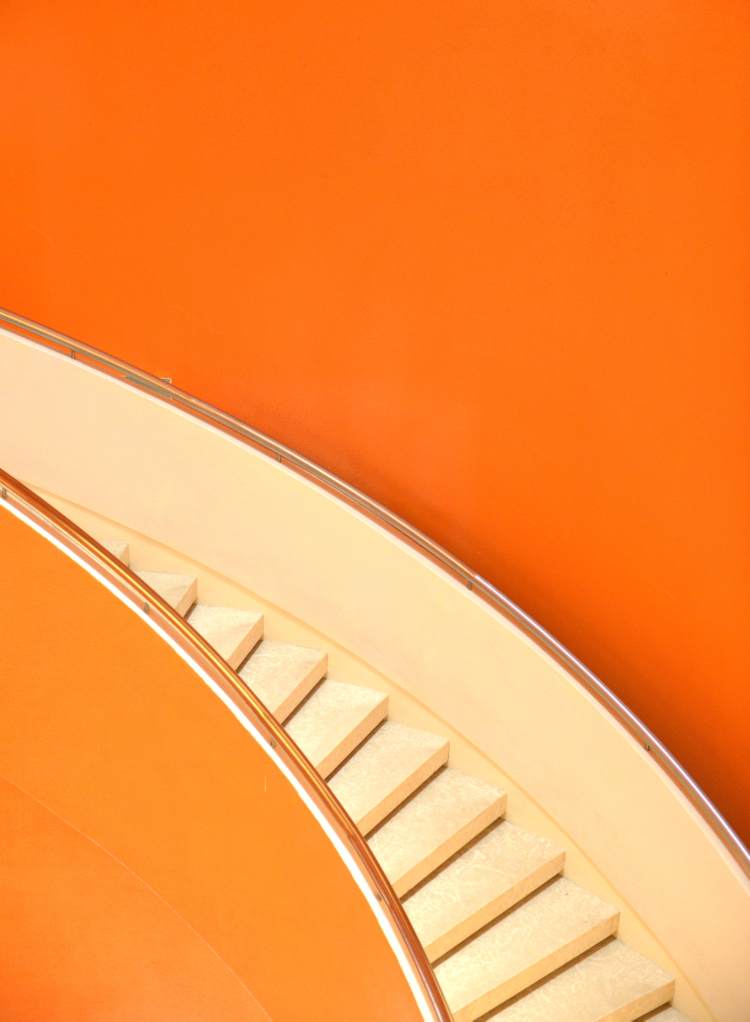
#> input picture photos/ambrose-chua-zxbNbuncq1g-unsplash.jpg, 3000 x 4085 px (shown at 1/4 size); its folder holds 4 pictures in this run
$ jupyter execute 'assignment picture.ipynb'
#> lines starting #> are read from the running program, lines starting #| are printed output that depends on the picture
[cell 1]
import numpy as np
import glob
from PIL import Image
import matplotlib.pylab as plt

[cell 2]
filelist= glob.glob('photos/*.jpg')
for file in filelist:
    image = Image.open(file)
#> image is the input picture: PIL image 3000x4085 RGB; mean R, G, B 250.3, 145.9, 65.7
    img = image.resize((200,200))
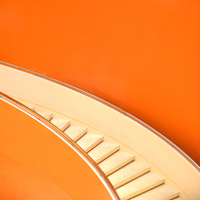
#> img: PIL image 200x200 RGB; mean R, G, B 250.2, 145.9, 65.6
#> pass 2 of the loop `for file in filelist:`:
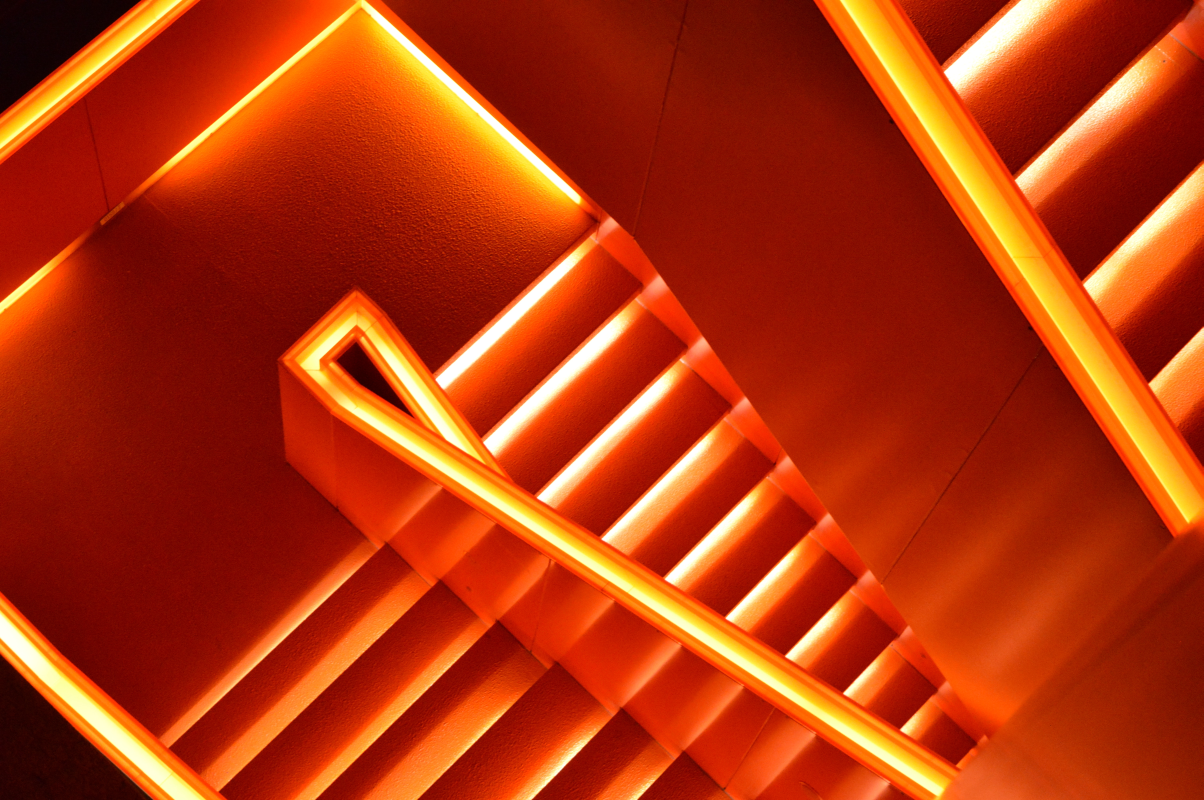
#> input picture photos/gabriel-izgi-cfQEO_1S0Rs-unsplash.jpg, 6016 x 4000 px (shown at 1/5 size)
#> image is the input picture: PIL image 6016x4000 RGB; mean R, G, B 177.6, 52.8, 14.5
#> `img = image.resize((200,200))`:
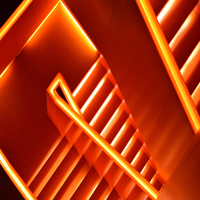
#> img: PIL image 200x200 RGB; mean R, G, B 177.5, 52.8, 14.4
#> pass 3 of the loop `for file in filelist:`:
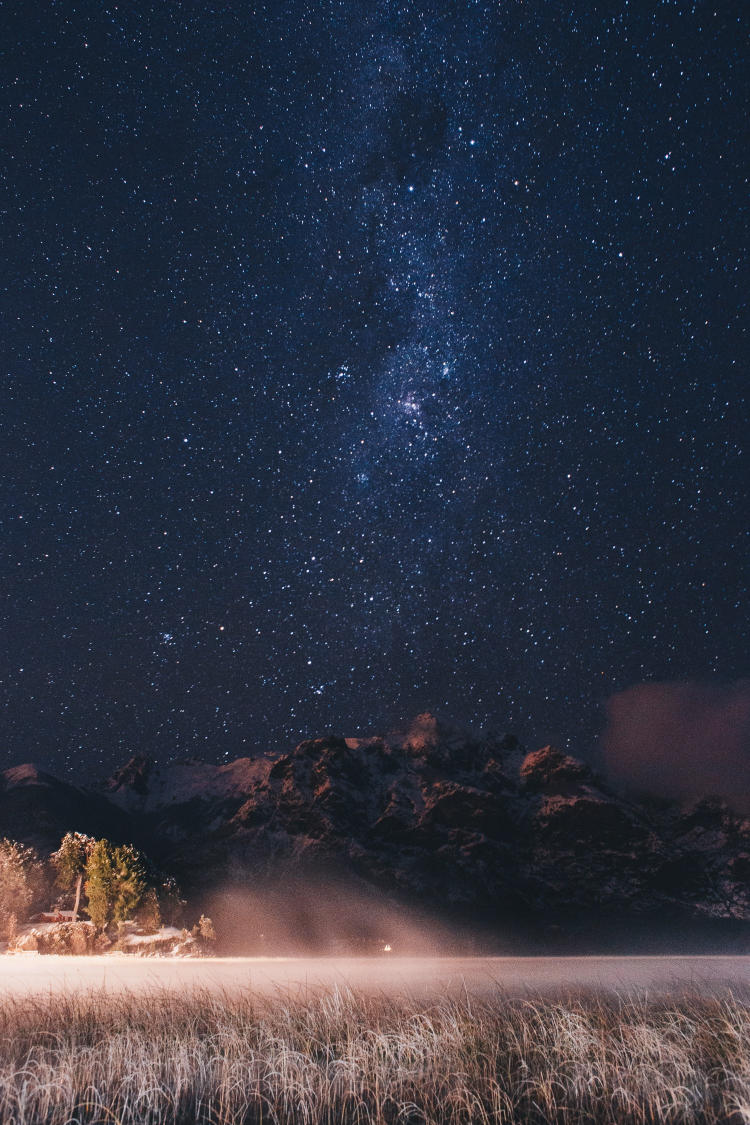
#> input picture photos/guille-pozzi-SHcHVFhz7-M-unsplash.jpg, 1500 x 2250 px (shown at 1/2 size)
#> image is the input picture: PIL image 1500x2250 RGB; mean R, G, B 49.8, 52.6, 66
#> `img = image.resize((200,200))`:
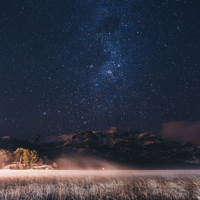
#> img: PIL image 200x200 RGB; mean R, G, B 49.8, 52.7, 66
#> the loop made 4 passes; the first 3 are shown
x = np.array([np.array(img) for fname in filelist])
x.shape
#> Out = (4, 200, 200, 3)
